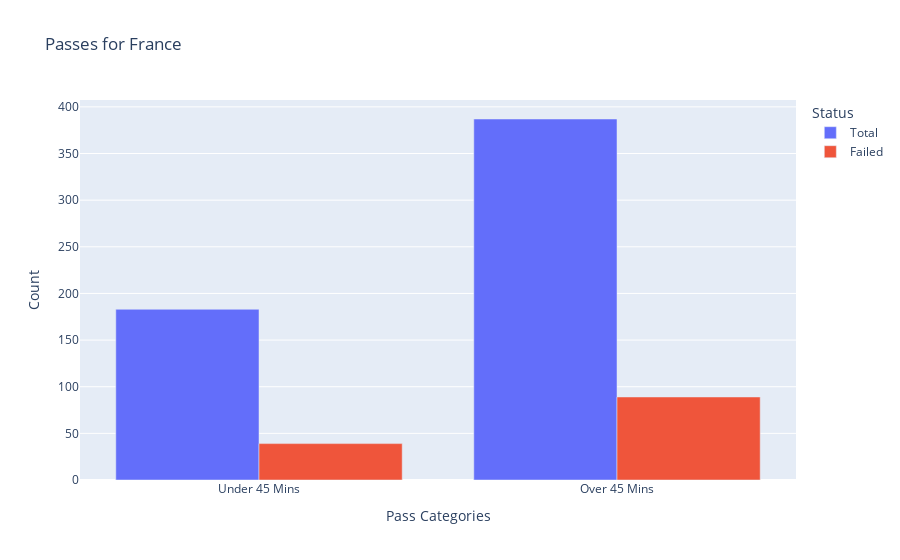

The notebook cell saved with this chart:
### Markdown cell above
### Lets dive deep into the match action types and statistics

### Code cell
## filtering the dataset for france only
df_france_stats = df[df['team']=='France']
## filtering the dataset above

## total passes under 45 mins
total_pass_under_45 = df_france_stats[(df_france_stats['type']=='Pass') & (df_france_stats['minute']<=45)].shape[0]

## total passes over 45 mmins
total_pass_over_45 = df_france_stats[(df['type']=='Pass') & (df['minute']>45)].shape[0]

## total failed passes under 45 mins
tota_failed_under_45 = df_france_stats[
    (df_france_stats['type'] == 'Pass') & 
    (df_france_stats['minute'] <= 45) & 
    (df_france_stats['pass_outcome'].isin(['Out', 'Incomplete']))
].shape[0]

## total failed passes over 45 mins
tota_failed_over_45 = df_france_stats[
    (df_france_stats['type'] == 'Pass') & 
    (df_france_stats['minute'] > 45) & 
    (df_france_stats['pass_outcome'].isin(['Out', 'Incomplete']))
].shape[0]

# Creating a dictionary
data = {'Category': ['Under 45 Mins', 'Over 45 Mins'],
        'Total': [total_pass_under_45, total_pass_over_45],
        'Failed': [tota_failed_under_45, tota_failed_over_45]}

# Create DataFrame
passes_data = pd.DataFrame(data)

# Melt the DataFrame to long format for Plotly Express
passes_data_long = passes_data.melt(id_vars='Category', var_name='Status', value_name='Count')

fig = px.bar(passes_data_long, x='Category', y='Count', color='Status', barmode='group',
             labels={'Category': 'Pass Categories', 'Count': 'Count'},
             title='Passes for France')
fig.show()

### Figure 1 — Plotly figure (JSON) as saved in the notebook; plotly's stock layout.template omitted (floating-point values rounded to 4 significant figures)
{"data": [{"alignmentgroup": "True", "hovertemplate": "Status=Total<br>Pass Categories=%{x}<br>Count=%{y}<extra></extra>", "legendgroup": "Total", "marker": {"color": "#636efa", "pattern": {"shape": ""}}, "name": "Total", "offsetgroup": "Total", "orientation": "v", "showlegend": true, "textposition": "auto", "type": "bar", "x": ["Under 45 Mins", "Over 45 Mins"], "xaxis": "x", "y": [183, 387], "yaxis": "y"}, {"alignmentgroup": "True", "hovertemplate": "Status=Failed<br>Pass Categories=%{x}<br>Count=%{y}<extra></extra>", "legendgroup": "Failed", "marker": {"color": "#EF553B", "pattern": {"shape": ""}}, "name": "Failed", "offsetgroup": "Failed", "orientation": "v", "showlegend": true, "textposition": "auto", "type": "bar", "x": ["Under 45 Mins", "Over 45 Mins"], "xaxis": "x", "y": [39, 89], "yaxis": "y"}], "layout": {"barmode": "group", "legend": {"title": {"text": "Status"}, "tracegroupgap": 0}, "title": {"text": "Passes for France"}, "xaxis": {"anchor": "y", "domain": [0, 1], "title": {"text": "Pass Categories"}}, "yaxis": {"anchor": "x", "domain": [0, 1], "title": {"text": "Count"}}}}
